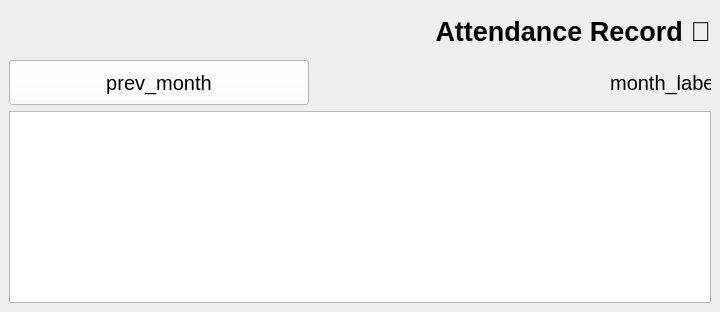
             <widget class="QWidget" name="page_21">
              <layout class="QHBoxLayout" name="horizontalLayout_15">
               <property name="spacing">
                <number>0</number>
               </property>
               <property name="leftMargin">
                <number>0</number>
               </property>
               <property name="topMargin">
                <number>0</number>
               </property>
               <property name="rightMargin">
                <number>0</number>
               </property>
               <property name="bottomMargin">
                <number>0</number>
               </property>
               <item>
                <widget class="QWidget" name="widget_25" native="true">
                 <layout class="QVBoxLayout" name="verticalLayout_13">
                  <item>
                   <widget class="QLabel" name="label_33">
                    <property name="minimumSize">
                     <size>
                      <width>0</width>
                      <height>45</height>
                     </size>
                    </property>
                    <property name="maximumSize">
                     <size>
                      <width>16777215</width>
                      <height>45</height>
                     </size>
                    </property>
                    <property name="font">
                     <font>
                      <pointsize>20</pointsize>
                      <weight>75</weight>
                      <bold>true</bold>
                     </font>
                    </property>
                    <property name="text">
                     <string>                                                         Attendance Record 📝</string>
                    </property>
                   </widget>
                  </item>
                  <item>
                   <widget class="QWidget" name="widget_32" native="true">
                    <property name="minimumSize">
                     <size>
                      <width>0</width>
                      <height>45</height>
                     </size>
                    </property>
                    <property name="maximumSize">
                     <size>
                      <width>16777215</width>
                      <height>45</height>
                     </size>
                    </property>
                    <widget class="QPushButton" name="prev_button_2">
                     <property name="geometry">
                      <rect>
                       <x>0</x>
                       <y>0</y>
                       <width>300</width>
                       <height>45</height>
                      </rect>
                     </property>
                     <property name="minimumSize">
                      <size>
                       <width>300</width>
                       <height>45</height>
                      </size>
                     </property>
                     <property name="maximumSize">
                      <size>
                       <width>300</width>
                       <height>16777215</height>
                      </size>
                     </property>
                     <property name="font">
                      <font>
                       <pointsize>15</pointsize>
                      </font>
                     </property>
                     <property name="styleSheet">
                      <string notr="true">BACKGROUND:WHITE</string>
                     </property>
                     <property name="text">
                      <string>prev_month</string>
                     </property>
                    </widget>
                    <widget class="QPushButton" name="next_button_2">
                     <property name="geometry">
                      <rect>
                       <x>1155</x>
                       <y>0</y>
                       <width>300</width>
                       <height>45</height>
                      </rect>
                     </property>
                     <property name="minimumSize">
                      <size>
                       <width>300</width>
                       <height>45</height>
                      </size>
                     </property>
                     <property name="font">
                      <font>
                       <pointsize>15</pointsize>
                      </font>
                     </property>
                     <property name="styleSheet">
                      <string notr="true">BACKGROUND:WHITE</string>
                     </property>
                     <property name="text">
                      <string>next_month</string>
                     </property>
                    </widget>
                    <widget class="QLabel" name="month_label_2">
                     <property name="geometry">
                      <rect>
                       <x>590</x>
                       <y>0</y>
                       <width>300</width>
                       <height>45</height>
                      </rect>
                     </property>
                     <property name="minimumSize">
                      <size>
                       <width>300</width>
                       <height>45</height>
                      </size>
                     </property>
                     <property name="font">
                      <font>
                       <pointsize>15</pointsize>
                      </font>
                     </property>
                     <property name="text">
                      <string>  month_label</string>
                     </property>
                    </widget>
                   </widget>
                  </item>
                  <item>
                   <widget class="QTableWidget" name="tables"/>
                  </item>
                 </layout>
                </widget>
               </item>
              </layout>
             </widget>
